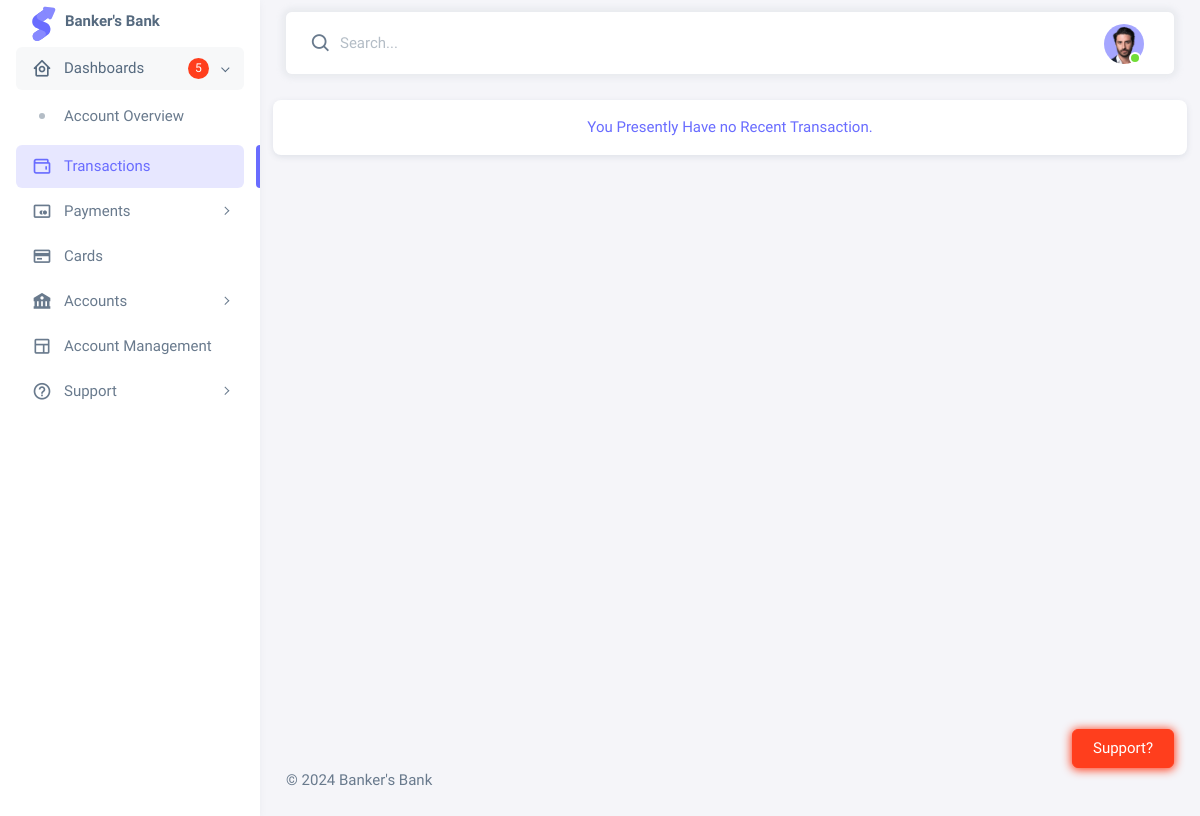
/client/html/transactions.php (signed in), run on an earlier commit of the app's database.
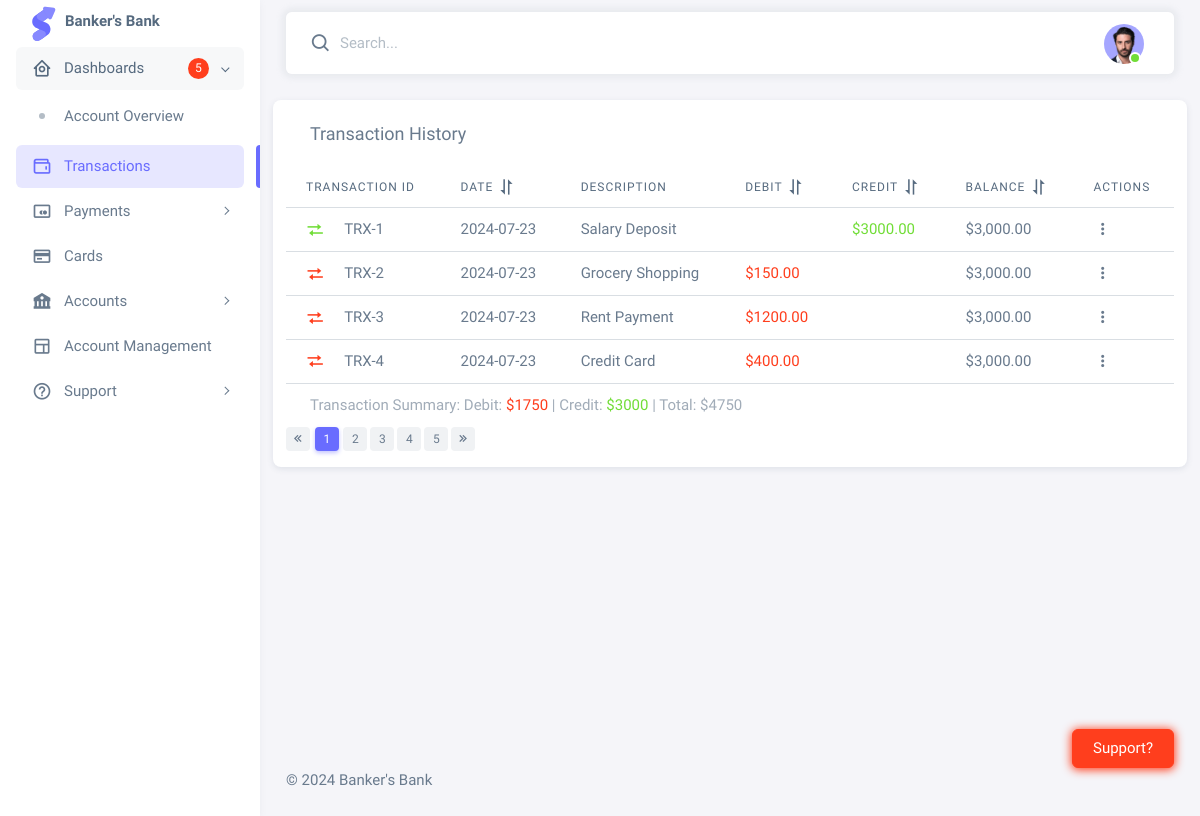
And on a later commit of the database.
### tables this page shows
CREATE TABLE `transactions` (
  `transactionid` int(11) NOT NULL,
  `account_number` varchar(20) NOT NULL,
  `transaction_type` enum('credit','debit') NOT NULL,
  `amount` decimal(15,2) NOT NULL,
  `transaction_date` timestamp NOT NULL DEFAULT CURRENT_TIMESTAMP,
  `transaction_status` enum('Pending','Completed','Failed') NOT NULL,
  `reference_id` int(11) NOT NULL,
  `description` text,
  `created_at` timestamp NOT NULL DEFAULT CURRENT_TIMESTAMP,
  `updated_at` timestamp NOT NULL DEFAULT CURRENT_TIMESTAMP ON UPDATE CURRENT_TIMESTAMP
);

### client/classes/Db.php (called while the page is built, shortened)
<?php
class Db
{
  private $dbhost = DBHOST;
  private $dbname = DBNAME;
  private $dbuser = DBUSER;
  private $dbpass = DBPASS;
  protected function connect()
  {
    $dsn = "mysql:host=$this->dbhost;dbname=$this->dbname;";
    $option = [
      PDO::ATTR_ERRMODE => PDO::ERRMODE_EXCEPTION
    ];
    try {
      $this->conn = new PDO($dsn, $this->dbuser, $this->dbpass, $option);
      return $this->conn;
    } catch (Exception $e) {
      $e->getMessage();
      return false;
    }
  }
}

### client/classes/Account.php (called while the page is built, shortened)
<?php
require_once "Db.php";
class Account extends Db
{
  private $dbconn;
  public function __construct()
  {
    $this->dbconn = $this->connect();
  }
  public function getAccount($userId)
  {
    $sql = "SELECT * FROM client_accounts WHERE user_id = ?";
    $stmt = $this->dbconn->prepare($sql);
    $stmt->execute([$userId]);
    $account = $stmt->fetch(PDO::FETCH_ASSOC);
    return $account;
  }
}

### client/classes/Transaction.php (called while the page is built, shortened)
<?php
require_once "Db.php";
class Transaction extends Db
{
  private $dbconn;
  public function __construct()
  {
    $this->dbconn = $this->connect();
  }
  public function getTransactions($userAccount)
  {
    $sql = "SELECT * FROM transactions WHERE account_number = ?";
    $stmt = $this->dbconn->prepare($sql);
    $stmt->execute([$userAccount]);
    $card = $stmt->fetchAll(PDO::FETCH_ASSOC);
    return $card;
  }
}

### client/classes/Utilities.php (called while the page is built, shortened)
<?php
class Utilities
{
  public static function convertToDate(string $datetime): string
  {
    $dateObject = new DateTime($datetime);
    return $dateObject->format('Y-m-d');
  }
}

### client/html/transactions.php (the view, shortened to what this page needs)
<?php
require_once "../classes/Utilities.php";
require_once "../classes/Account.php";
require_once "../classes/Transaction.php";
$activeUser = ($_SESSION['useronline']);
$userId = $activeUser['id'];
$getAcct = new Account;
$transactions = new Transaction;
$userAccount = $getAcct->getAccount($userId);
$accountNumber = $userAccount['account_number'];
$allTransactions = $transactions->getTransactions($accountNumber);
$creditSum = 0;
$debitSum = 0;
$totalSum = 0;
foreach ($allTransactions as $transaction) {
  if ($transaction['transaction_type'] === 'credit') {
    $creditSum += $transaction['amount'];
  }
  if ($transaction['transaction_type'] === 'debit') {
    $debitSum += $transaction['amount'];
  }
  $totalSum += $transaction['amount'];
}
?>
<?php
require_once "../partials/hstart.php";
?>
<?php require_once "../partials/hbottom.php";
?>
<?php require_once "../partials/inactivedash.php"; ?>
<li class="menu-item active">
  <a href="transactions.html" class="menu-link">
    <i class="menu-icon tf-icons bx bx-wallet"></i>
    <div data-i18n="Container">Transactions</div>
  </a>
</li>
<?php require_once "../partials/inactiveloans.php"; ?>
<?php require_once "../partials/inactivecard.php"; ?>
<?php require_once "../partials/inactiveaccount.php"; ?>
<?php require_once "../partials/inactivesettings.php"; ?>
<?php require_once "../partials/inactivesupport.php"; ?>
</aside>
<div class="layout-page">
  <?php require_once "../partials/menunav.php"; ?>
  <div class="content-wrapper">
    <div class="container-xxl flex-grow-1 container-p-y">
      <div class="row">
        <div class="card">
          <?php if (empty($allTransactions)) : ?>
            <p class="text-primary my-3 text-center">
              You Presently Have no Recent Transaction.
            </p>
          <?php else : ?>
            <h5 class="card-header">Transaction History</h5>
            <div class="table-responsive text-nowrap">
              <table class="table table-hover">
                <caption class="ms-4">
                  Transaction Summary: Debit:
                  <span class="text-danger">$<?php echo $debitSum; ?></span>
                  | Credit:
                  <span class="text-success">$<?php echo $creditSum; ?></span>
                  | Total: $<?php echo $totalSum; ?>
                </caption>
                <thead>
                  <tr>
                    <th>Transaction ID</th>
                    <th>Date <i class="bx bx-sort"></i></th>
                    <th>Description</th>
                    <th>Debit <i class="bx bx-sort"></i></th>
                    <th>Credit <i class="bx bx-sort"></i></th>
                    <th>Balance <i class="bx bx-sort"></i></th>
                    <th>Actions</th>
                  </tr>
                </thead>
                <tbody>
                  <?php foreach ($allTransactions as $transaction) :
                    $transRef = 'TRX' . '-' . $transaction['reference_id'];
                    $transDate = Utilities::convertToDate($transaction['transaction_date']);
                    $transDesc = $transaction['description'];
                    $transType = $transaction['transaction_type'];
                    $transAmount = '$' . '' . $transaction['amount'];
                  ?>
                    <tr>
                      <td>
                        <?php if ($transType === 'credit') {
                          echo "<i class='bx bx-transfer text-success me-3'></i>";
                        } elseif ($transType === 'debit') {
                          echo "<i class='bx bx-transfer text-danger me-3'></i>";
                        } ?>
                        <span class="fw-medium"><?php echo $transRef; ?></span>
                      </td>
                      <td><?php echo $transDate; ?></td>
                      <td><?php echo $transDesc; ?></td>
                      <td class="text-danger"><?php if ($transType === 'debit') {
                                                echo $transAmount;
                                              } ?></td>
                      <td class="text-success"><?php if ($transType === 'credit') {
                                                  echo $transAmount;
                                                } ?></td>
                      <td>$3,000.00</td>
                      <td>
                        <div class="dropdown">
                          <button type="button" class="btn p-0 dropdown-toggle hide-arrow" data-bs-toggle="dropdown">
                            <i class="bx bx-dots-vertical-rounded"></i>
                          </button>
                        </div>
                      </td>
                    </tr>
                  <?php endforeach ?>
                </tbody>
              </table>
              <nav aria-label="Page navigation">
                <ul class="pagination pagination-sm">
                  <li class="page-item prev">
                    <a class="page-link" href="javascript:void(0);"><i class="tf-icon bx bx-chevrons-left"></i></a>
                  </li>
                  <li class="page-item active">
                    <a class="page-link" href="javascript:void(0);">1</a>
                  </li>
                  <li class="page-item">
                    <a class="page-link" href="javascript:void(0);">2</a>
                  </li>
                  <li class="page-item">
                    <a class="page-link" href="javascript:void(0);">3</a>
                  </li>
                  <li class="page-item">
                    <a class="page-link" href="javascript:void(0);">4</a>
                  </li>
                  <li class="page-item">
                    <a class="page-link" href="javascript:void(0);">5</a>
                  </li>
                  <li class="page-item next">
                    <a class="page-link" href="javascript:void(0);"><i class="tf-icon bx bx-chevrons-right"></i></a>
                  </li>
                </ul>
              </nav>
            </div>
          <?php endif ?>
        </div>
      </div>
    </div>
    <?php require_once "../partials/footer.php"; ?>

### client/partials/hstart.php (shortened to what this page needs)
<!DOCTYPE html>
<html lang="en" class="light-style layout-menu-fixed layout-compact" dir="ltr" data-theme="theme-default" data-assets-path="../assets/" data-template="vertical-menu-template-free">
<head>

### client/partials/hbottom.php (shortened to what this page needs)
<link rel="stylesheet" href="../assets/vendor/fonts/boxicons.css" />
<link rel="stylesheet" href="../assets/vendor/css/core.css" class="template-customizer-core-css" />
<link rel="stylesheet" href="../assets/vendor/css/theme-default.css" class="template-customizer-theme-css" />
<link rel="stylesheet" href="../assets/vendor/libs/perfect-scrollbar/perfect-scrollbar.css" />
<link rel="stylesheet" href="../assets/vendor/libs/apex-charts/apex-charts.css" />
</head>
<body>
  <div class="layout-wrapper layout-content-navbar">
    <div class="layout-container">
      <aside id="layout-menu" class="layout-menu menu-vertical menu bg-menu-theme">
        <div class="app-brand demo">
          <a href="index.php" class="app-brand-link">
            <span class="app-brand-logo demo">
            </span>
            <span class="app-brand-text demo menu-text fw-bold ms-2">Banker's Bank</span>
          </a>
        </div>
        <ul class="menu-inner py-1">

### client/partials/inactivedash.php
<li class="menu-item open">
  <a href="javascript:void(0);" class="menu-link menu-toggle">
    <i class="menu-icon tf-icons bx bx-home-circle"></i>
    <div data-i18n="Dashboards">Dashboards</div>
    <div class="badge bg-danger rounded-pill ms-auto">5</div>
  </a>
  <ul class="menu-sub">
    <li class="menu-item">
      <a href="index.php" class="menu-link">
        <div data-i18n="Analytics">Account Overview</div>
      </a>
    </li>
  </ul>
</li>

### client/partials/inactiveloans.php (shortened to what this page needs)
<li class="menu-item">
  <a href="javascript:void(0);" class="menu-link menu-toggle">
    <i class="menu-icon tf-icons bx bx-credit-card-alt"></i>
    <div data-i18n="Layouts">Payments</div>
  </a>
</li>

### client/partials/inactivecard.php
<li class="menu-item">
  <a href="card.html" class="menu-link">
    <i class="menu-icon tf-icons bx bx-credit-card"></i>
    <div data-i18n="Container">Cards</div>
  </a>
</li>

### client/partials/inactiveaccount.php (shortened to what this page needs)
<li class="menu-item">
  <a href="javascript:void(0);" class="menu-link menu-toggle">
    <i class="menu-icon tf-icons bx bxs-bank"></i>
    <div data-i18n="Layouts">Accounts</div>
  </a>
</li>

### client/partials/inactivesettings.php
<li class="menu-item">
  <a href="accountmanagement.html" class="menu-link">
    <i class="menu-icon tf-icons bx bx-layout"></i>
    <div data-i18n="Container">Account Management</div>
  </a>
</li>

### client/partials/inactivesupport.php (shortened to what this page needs)
<li class="menu-item">
  <a href="javascript:void(0);" class="menu-link menu-toggle">
    <i class="menu-icon tf-icons bx bx-help-circle"></i>
    <div data-i18n="Misc">Support</div>
  </a>
</li>
</ul>

### client/partials/menunav.php (shortened to what this page needs)
<nav class="layout-navbar container-xxl navbar navbar-expand-xl navbar-detached align-items-center bg-navbar-theme" id="layout-navbar">
  <div class="navbar-nav-right d-flex align-items-center" id="navbar-collapse">
    <div class="navbar-nav align-items-center">
      <div class="nav-item d-flex align-items-center">
        <i class="bx bx-search fs-4 lh-0"></i>
        <input type="text" class="form-control border-0 shadow-none ps-1 ps-sm-2" placeholder="Search..." aria-label="Search..." />
      </div>
    </div>
    <ul class="navbar-nav flex-row align-items-center ms-auto">
      <li class="nav-item navbar-dropdown dropdown-user dropdown">
        <a class="nav-link dropdown-toggle hide-arrow" href="javascript:void(0);" data-bs-toggle="dropdown">
          <div class="avatar avatar-online">
            <img src="../assets/img/avatars/1.png" alt class="w-px-40 h-auto rounded-circle" />
          </div>
        </a>
      </li>
    </ul>
  </div>
</nav>

### client/partials/footer.php (shortened to what this page needs)
<footer class="content-footer footer bg-footer-theme">
  <div class="container-xxl d-flex flex-wrap justify-content-between py-2 flex-md-row flex-column">
    <div class="mb-2 mb-md-0">
      ©
      <a href="#" target="_blank" class="footer-link fw-medium">Banker's Bank</a>
    </div>
  </div>
</footer>
</div>
</div>
</div>
</div>
<div class="cont-sup">
  <a href="#" target="_blank" class="btn btn-danger btn-cont-sup">Support?</a>
</div>
</body>
</html>

What changed in the data, as far as the page shows it:
added transactions: transaction_type "credit" (drawn), reference "TRX-1", transaction_date "2024-07-23", description "Salary Deposit", amount "$3000.00"
added transactions: transaction_type "debit" (drawn), reference "TRX-2", transaction_date "2024-07-23", description "Grocery Shopping", amount "$150.00"
added transactions: transaction_type "debit" (drawn), reference "TRX-3", transaction_date "2024-07-23", description "Rent Payment", amount "$1200.00"
added transactions: transaction_type "debit" (drawn), reference "TRX-4", transaction_date "2024-07-23", description "Credit Card", amount "$400.00"
Also different on the page:
$debitSum: (not shown) → "1750"
$creditSum: (not shown) → "3000"
$totalSum: (not shown) → "4750"
text no longer shown: "You Presently Have no Recent Transaction."
text now shown: "Transaction History Transaction Summary: Debit: $ | Credit: $ | Total: $ TRANSACTION ID DATE DESCRIPTION DEBIT CREDIT BALANCE ACTIONS 1 2 3 4 5"
